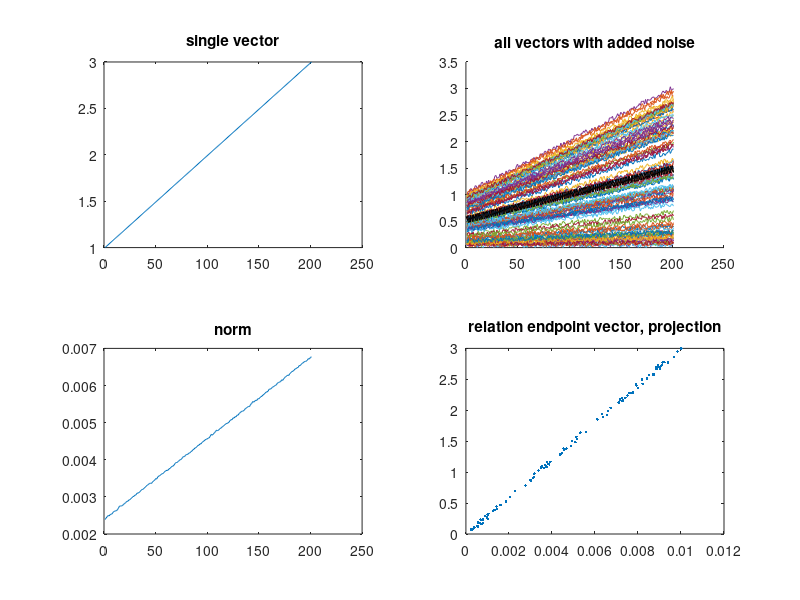

This chart was generated by the following MATLAB code:
%% demo linear projection
% based on papers 10.1038/78856, 10.1073/pnas.1317557111 and 10.1111/ejn.12859
% jochem van kempen 22/02/2017


figure(1),clf
vector = 1:0.01:3; %make one template vector

nTrials=100;
subplot(2,2,1)
plot(vector)
title('single vector')

vectors = zeros(length(vector),nTrials);
for ivec = 1:nTrials
    %make several vectors with different slopes and add noise
    vectors(:,ivec) = vector*rand + rand(1,length(vector))/10;
end

subplot(2,2,2)
hold on
plot(vectors)
plot(mean(vectors,2),'k','linewidth',5)
title('all vectors with added noise')


averageVector   = mean(vectors,2); %column vector, average across trials
normVector      = averageVector/sqrt(averageVector'*averageVector)^2;% norm of the average vector
subplot(2,2,3)
plot(normVector)
title('norm')

lp = zeros(nTrials,1);
for itrial = 1:nTrials
    % for each trial, compute linear projection by multiplying single trial
    % row vector by the norm and deviding by the length
    lp(itrial,1) = (vectors(:,itrial)'*normVector)/length(normVector);
    
end
subplot(2,2,4)
plot(lp, vectors(end,:)','.')
title('relation endpoint vector, projection')



